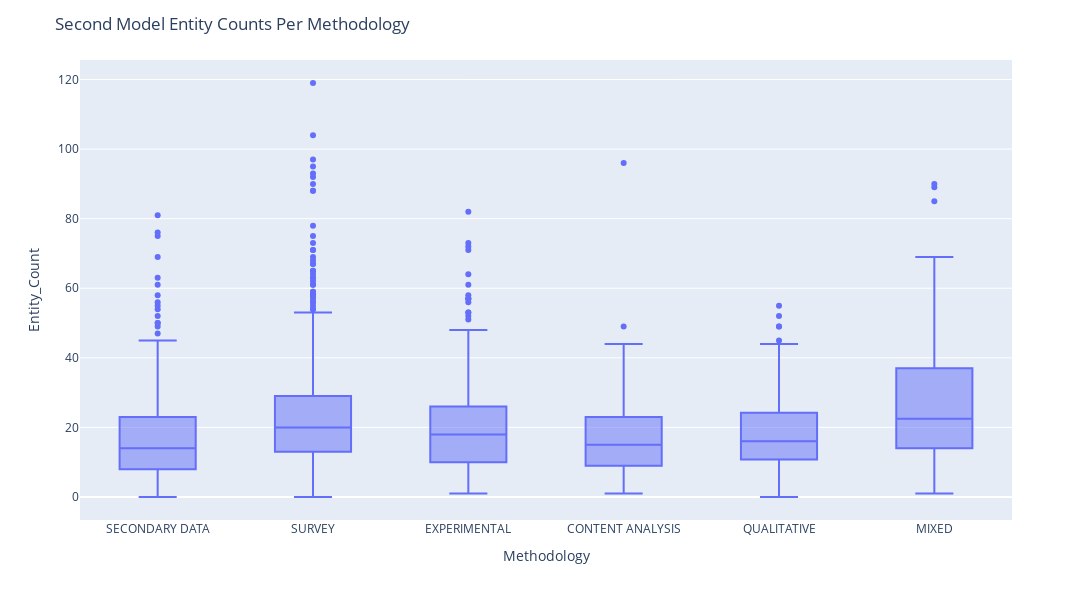

Notebook source saved alongside this figure:
### Code cell
configure_plotly_browser_state()

fig = px.box(df_last_2, y = "Entity_Count", x = "Methodology", hover_data=["Document"])
fig.update_layout(
    autosize=False,
    width=1500,
    height=600,
    title_text=f"Second Model Entity Counts Per Methodology",

)
fig.show()

### Figure 1 — Plotly figure (JSON) as saved in the notebook; plotly's stock layout.template omitted (floating-point values rounded to 4 significant figures; data arrays with more than 128 entries replaced by an {"elided": "..."} marker saying what was removed)
{"data": [{"alignmentgroup": "True", "customdata": {"elided": "2775x1 int values"}, "hovertemplate": "Methodology=%{x}<br>Entity_Count=%{y}<br>Document=%{customdata[0]}<extra></extra>", "legendgroup": "", "marker": {"color": "#636efa"}, "name": "", "notched": false, "offsetgroup": "", "orientation": "v", "showlegend": false, "x": {"elided": "2775 str values"}, "x0": " ", "xaxis": "x", "y": {"elided": "2775 int values"}, "y0": " ", "yaxis": "y", "type": "box"}], "layout": {"xaxis": {"anchor": "y", "domain": [0, 1], "title": {"text": "Methodology"}}, "yaxis": {"anchor": "x", "domain": [0, 1], "title": {"text": "Entity_Count"}}, "legend": {"tracegroupgap": 0}, "margin": {"t": 60}, "boxmode": "group", "title": {"text": "Second Model Entity Counts Per Methodology"}, "autosize": false, "width": 1500, "height": 600}}
